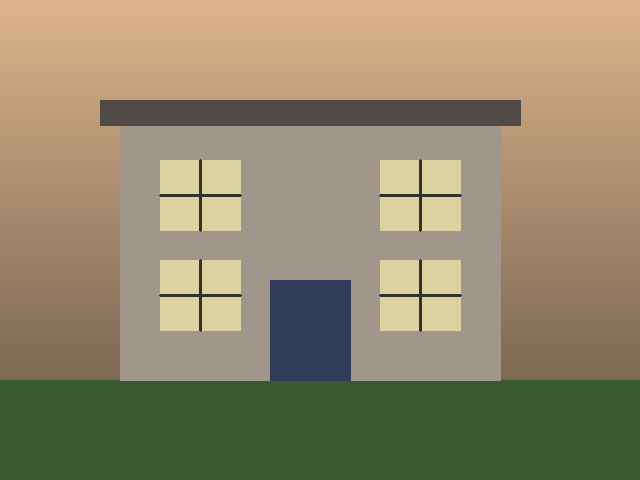
#> input picture samples/building_facade_before.png, 640 x 480 px
$ python -i change_detection.py   (imports and definitions only)
#> lines starting #> are read from the running program, lines starting #| are printed output that depends on the picture
#> further down, picture is the input picture: shape (480, 640, 3); mean B, G, R 108.2, 135.8, 146.7
### utils/image_utils.py
import base64
import io
import os
from typing import Tuple, Union, Optional
import cv2
import numpy as np
from PIL import Image


def validate_image(img: np.ndarray, name: str = "Image") -> None:
    if not isinstance(img, np.ndarray):
        raise ValueError(f"{name} must be a numpy ndarray, got {type(img)}")
    if img.size == 0:
        raise ValueError(f"{name} array is empty.")
    if len(img.shape) not in (2, 3):
        raise ValueError(f"{name} must have 2 or 3 dimensions, got shape {img.shape}.")
    if len(img.shape) == 3 and img.shape[2] not in (1, 3, 4):
        raise ValueError(f"{name} has invalid channel count {img.shape[2]}. Expected 1, 3, or 4.")
    if img.shape[0] < 2 or img.shape[1] < 2:
        raise ValueError(f"{name} resolution ({img.shape[1]}x{img.shape[0]}) is too small. Minimum is 2x2.")


# [23 lines left out: function to_rgb, not called in this run]


def to_gray(img: np.ndarray) -> np.ndarray:
    validate_image(img, "Input")

    if img.dtype != np.uint8:
        if np.issubdtype(img.dtype, np.floating) and img.max() <= 1.0:
            img = (img * 255.0).clip(0, 255).astype(np.uint8)
        else:
            img = img.clip(0, 255).astype(np.uint8)

    if len(img.shape) == 2:
        return img.copy()
    if len(img.shape) == 3:
        if img.shape[2] == 1:
            return img[:, :, 0].copy()
        if img.shape[2] == 3:
            return cv2.cvtColor(img, cv2.COLOR_RGB2GRAY)
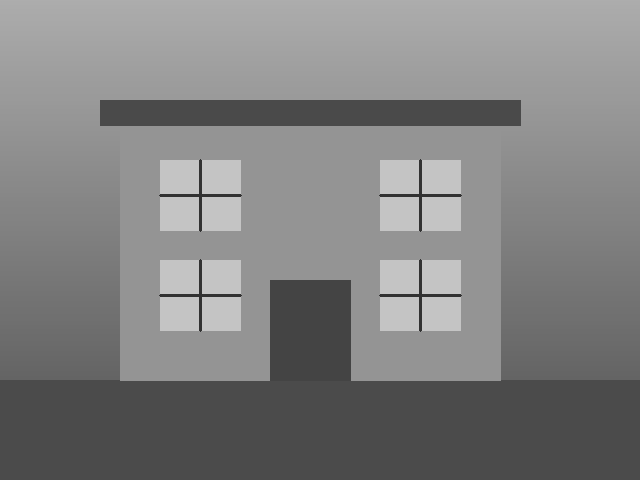
#> returned value: shape (480, 640); min 50, max 196, mean 128.8
        if img.shape[2] == 4:
            return cv2.cvtColor(to_rgb(img), cv2.COLOR_RGB2GRAY)

    raise ValueError(f"Cannot convert shape {img.shape} to grayscale.")


def to_bgr(img: np.ndarray) -> np.ndarray:
    return cv2.cvtColor(to_rgb(img), cv2.COLOR_RGB2BGR)


# [96 lines left out: functions load_image, normalize_image, denormalize_image, not called in this run]


def calculate_aspect_ratio(img: np.ndarray) -> float:
    h, w = img.shape[:2]
    return float(w) / float(h) if h > 0 else 1.0


# [103 lines left out: functions resize_image, ensure_same_dimensions, to_pil, to_bytes, encode_image_to_base64, not called in this run]

### core/change_detection.py
from dataclasses import dataclass
from typing import List, Dict, Any, Tuple, Optional
import cv2
import numpy as np

from utils.image_utils import to_gray, validate_image


@dataclass
class ChangeRegion:
    id: int
    bbox: Tuple[int, int, int, int]
    area: int
    area_percentage: float
    centroid: Tuple[int, int]
    aspect_ratio: float
    extent: float
    contour: np.ndarray

    @property
    def area_pixels(self) -> int:
        return self.area

    @property
    def mean_intensity(self) -> float:
        return 0.0

    # [14 lines left out: function to_dict, not called in this run]


@dataclass
class ChangeDetectionConfig:
    blur_kernel_size: int = 5
    blur_sigma: float = 1.0
    threshold_method: str = "fixed"
    threshold_value: int = 30
    morph_kernel_size: int = 5
    apply_opening: bool = True
    apply_closing: bool = True
    min_contour_area: int = 50
    max_contour_area_pct: float = 95.0


@dataclass
class ChangeDetectionResult:
    abs_diff: np.ndarray
    thresh_mask: np.ndarray
    change_mask: np.ndarray
    detected_regions: List[ChangeRegion]
    total_regions_count: int
    total_changed_pixels: int
    changed_pixel_percentage: float
    largest_region_area: int
    threshold_value_used: float

    @property
    def regions(self) -> List[ChangeRegion]:
        return self.detected_regions

    @property
    def clean_mask(self) -> np.ndarray:
        return self.change_mask

    @property
    def raw_mask(self) -> np.ndarray:
        return self.thresh_mask

    @property
    def changed_area_percentage(self) -> float:
        return self.changed_pixel_percentage

    def get_regions_as_dicts(self) -> List[Dict[str, Any]]:
        return [r.to_dict() for r in self.detected_regions]


class ChangeDetector:
    def __init__(self, config: Optional[ChangeDetectionConfig] = None):
        self.config = config or ChangeDetectionConfig()

    def set_config(self, config: ChangeDetectionConfig) -> None:
        self.config = config

    def detect_changes(
        self,
        img_a: np.ndarray,
        img_b: Optional[np.ndarray] = None,
        config: Optional[ChangeDetectionConfig] = None
    ) -> ChangeDetectionResult:
        cfg = config or self.config

        if img_b is not None:
            validate_image(img_a, "Image A")
            validate_image(img_b, "Image B")

            if img_a.shape[:2] != img_b.shape[:2]:
                raise ValueError(f"Shape mismatch: {img_a.shape[:2]} vs {img_b.shape[:2]}")

            gray_a = to_gray(img_a)
            gray_b = to_gray(img_b)

            k = cfg.blur_kernel_size if cfg.blur_kernel_size % 2 == 1 else cfg.blur_kernel_size + 1
            k = max(3, k)
            blur_a = cv2.GaussianBlur(gray_a, (k, k), cfg.blur_sigma)
            blur_b = cv2.GaussianBlur(gray_b, (k, k), cfg.blur_sigma)

            abs_diff = cv2.absdiff(blur_a, blur_b)
        else:
            abs_diff = to_gray(img_a) if len(img_a.shape) == 3 else img_a.copy()

        thresh_method = cfg.threshold_method.lower()
        if thresh_method == "otsu":
            thresh_val, thresh_mask = cv2.threshold(
                abs_diff, 0, 255, cv2.THRESH_BINARY + cv2.THRESH_OTSU
            )
        else:
            t = int(np.clip(cfg.threshold_value, 1, 254))
            thresh_val = float(t)
            _, thresh_mask = cv2.threshold(abs_diff, t, 255, cv2.THRESH_BINARY)
#> thresh_mask: shape (480, 640); every value is 255

        mk = cfg.morph_kernel_size if cfg.morph_kernel_size % 2 == 1 else cfg.morph_kernel_size + 1
        mk = max(3, mk)
        kernel = cv2.getStructuringElement(cv2.MORPH_RECT, (mk, mk))

        clean_mask = thresh_mask.copy()
        if cfg.apply_opening:
            clean_mask = cv2.morphologyEx(clean_mask, cv2.MORPH_OPEN, kernel)
        if cfg.apply_closing:
            clean_mask = cv2.morphologyEx(clean_mask, cv2.MORPH_CLOSE, kernel)

        h, w = clean_mask.shape[:2]
#> h = 480; w = 640
        total_pixels = h * w
#> total_pixels = 307200

        contours, _ = cv2.findContours(
            clean_mask, cv2.RETR_EXTERNAL, cv2.CHAIN_APPROX_SIMPLE
        )
#> contours = [[[0, 0], [0, 479], [639, 479], [639, 0]]]

        max_allowed_area = (cfg.max_contour_area_pct / 100.0) * total_pixels
#> max_allowed_area = 291840
        min_allowed_area = max(1, cfg.min_contour_area)

        detected_regions: List[ChangeRegion] = []
        total_changed_pixels = int(np.count_nonzero(clean_mask))
#> total_changed_pixels = 307200
        changed_pixel_pct = (total_changed_pixels / total_pixels) * 100.0 if total_pixels > 0 else 0.0
#> changed_pixel_pct = 100

        valid_contours = []
        for cnt in contours:
            area_val = float(cv2.contourArea(cnt))
            if min_allowed_area <= area_val <= max_allowed_area:
                valid_contours.append((cnt, area_val))
#> this loop made 1 pass
#> (cnt, area_val) on pass 1: ([[0, 0], [0, 479], [639, 479], [639, 0]], 306081)
#> after the loop, valid_contours = []

        valid_contours.sort(key=lambda x: x[1], reverse=True)

        largest_area = 0
        for idx, (cnt, area_val) in enumerate(valid_contours, start=1):
            x, y, rw, rh = cv2.boundingRect(cnt)
            area_px = int(area_val)
            if area_px > largest_area:
                largest_area = area_px

            area_pct = (area_px / total_pixels) * 100.0

            M = cv2.moments(cnt)
            if M["m00"] != 0:
                cx = int(M["m10"] / M["m00"])
                cy = int(M["m01"] / M["m00"])
            else:
                cx = x + rw // 2
                cy = y + rh // 2

            aspect_ratio = float(rw) / float(rh) if rh > 0 else 1.0
            rect_area = rw * rh
            extent = float(area_px) / float(rect_area) if rect_area > 0 else 0.0

            region = ChangeRegion(
                id=idx,
                bbox=(x, y, rw, rh),
                area=area_px,
                area_percentage=float(round(area_pct, 4)),
                centroid=(cx, cy),
                aspect_ratio=float(round(aspect_ratio, 2)),
                extent=float(round(extent, 2)),
                contour=cnt
            )
            detected_regions.append(region)
#> this loop made 0 passes
#> after the loop, detected_regions = []; largest_area = 0

        return ChangeDetectionResult(
            abs_diff=abs_diff,
            thresh_mask=thresh_mask,
            change_mask=clean_mask,
            detected_regions=detected_regions,
            total_regions_count=len(detected_regions),
            total_changed_pixels=total_changed_pixels,
            changed_pixel_percentage=float(round(changed_pixel_pct, 4)),
            largest_region_area=largest_area,
            threshold_value_used=float(thresh_val)
        )


# [7 lines left out: function detect_changes, not called in this run]

>>> import cv2
>>> picture = cv2.imread('../samples/building_facade_before.png')
>>> result = ChangeDetector().detect_changes(picture)
